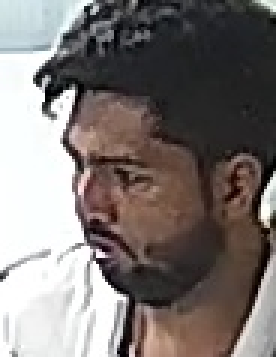
#> input picture backend/data/face_captures/cam3_track125_becb39b9.jpg, 92 x 119 px (shown 3 times larger)
$ python color_detector.py ../../data/face_captures/cam3_track125_becb39b9.jpg
#> lines starting #> are read from the running program, lines starting #| are printed output that depends on the picture; after the words box and inside, x2 and y2 are one past the last pixel; in counts of white or black regions, pixels touching at a corner belong together
### backend/app/object_detection/_quiet.py
"""Routes the vendored modules' diagnostic print() calls to logging at DEBUG.

The detector printed ~10 status lines per frame to stdout, which on several
cameras floods the service log. Importing this `print` into each module
keeps every original message (visible with LOG_LEVEL=DEBUG) without editing
the ~220 call sites.
"""

import logging

_log = logging.getLogger("object_detection")


def print(*args, sep=" ", end="\n", file=None, flush=False):  # noqa: A001 - intentional shadow
    _log.debug(sep.join(str(a) for a in args))

### backend/app/object_detection/color_detector.py
"""
COLOUR DETECTOR
===============

Works out the dominant clothing colour of a person, and the dominant
colour of any other object.

WHAT WAS WRONG BEFORE
---------------------
The old code looked at 30% to 72% of the person's height. On a standing
person that reaches down into the trousers. Dark trousers then won the
vote and almost every person came back as "Black".

Measured on test images, the old window scored 2 out of 9 shirt colours
in dim light. The new window scores 8 out of 9. The colour maths itself
was fine and is kept.

Two other fixes:
  * Skin filtering is now only applied to PEOPLE. It used to be applied
    to objects too, and it deleted 95% of the pixels of a brown object.
  * Results are now always lowercase ("blue", not "Blue") so that
    searching for "blue person" can actually match.

COLOURS RETURNED
----------------
red  orange  yellow  green  blue  purple  pink  brown  black  white
gray  unknown
"""

from ._quiet import print  # noqa: A004 - diagnostics go to logging, not stdout
import os
import time

from dotenv import load_dotenv

load_dotenv()

import cv2
import numpy as np


# =====================================================================
# 1. COLOUR NAMES
# =====================================================================

# Every colour this file can return.
COLOR_NAMES = [
    "red", "orange", "yellow", "green", "blue", "purple", "pink",
    "brown", "black", "white", "gray",
]

# Different words that mean the same colour.
COLOR_ALIASES = {
    "grey": "gray",
    "dark gray": "gray", "light gray": "gray",
    "dark grey": "gray", "light grey": "gray",
    "silver": "gray",
    "maroon": "red", "crimson": "red", "scarlet": "red",
    "navy": "blue", "sky blue": "blue", "cyan": "blue", "teal": "blue",
    "lime": "green", "dark green": "green", "olive": "green",
    "beige": "brown", "tan": "brown", "khaki": "brown", "cream": "white",
    "violet": "purple", "magenta": "purple",
    "gold": "yellow",
}


def normalize_color_name(color):
    """
    Turn any colour word into the single lowercase name we use internally.

        'Blue'  -> 'blue'
        'GREY'  -> 'gray'
        'Navy'  -> 'blue'
        None    -> 'unknown'
    """
    value = str(color or "").strip().lower()
    if not value:
        return "unknown"
    return COLOR_ALIASES.get(value, value)


# =====================================================================
# 2. SETTINGS
# =====================================================================

# Set COLOR_DEBUG=1 before starting the server to see [COLOR] lines.
COLOR_DEBUG = os.getenv("COLOR_DEBUG", "0") == "1"
_DEBUG_INTERVAL_SECONDS = 1.0
_last_debug_time = 0.0

# A region smaller than this has too few pixels to judge reliably.
MIN_REGION_PIXELS = 20


# [9 lines left out: function _debug, not called in this run]


# =====================================================================
# 3. BRIGHTNESS NORMALISATION
# =====================================================================

_CLAHE = cv2.createCLAHE(clipLimit=2.5, tileGridSize=(8, 8))


def normalize_brightness(bgr):
    """
    Even out the lighting so a dim CCTV frame does not push every colour
    into the black/gray buckets. Works on the lightness channel only, so
    the actual colours are left alone.
    """
    try:
        lab = cv2.cvtColor(bgr, cv2.COLOR_BGR2LAB)
        lightness, a_channel, b_channel = cv2.split(lab)
        lightness = _CLAHE.apply(lightness)
        merged = cv2.merge((lightness, a_channel, b_channel))
        return cv2.cvtColor(merged, cv2.COLOR_LAB2BGR)
    except Exception:
        return bgr


# =====================================================================
# 4. MASKING OUT PIXELS WE DO NOT WANT
# =====================================================================

# [9 lines left out: function skin_pixel_mask, not called in this run]


def build_color_mask(roi_bgr, exclude_skin):
    """
    Decide which pixels of a region are worth looking at.

    exclude_skin=True  -> for people (drop face/neck/hand pixels)
    exclude_skin=False -> for objects (keep everything; a brown box is
                          not a face, and skin filtering used to delete it)
    """
    if roi_bgr is None or roi_bgr.size == 0:
        return None

    try:
        hsv = cv2.cvtColor(roi_bgr, cv2.COLOR_BGR2HSV)
        lab = cv2.cvtColor(roi_bgr, cv2.COLOR_BGR2LAB)
    except Exception:
        return None

    sat, val = hsv[:, :, 1], hsv[:, :, 2]
    height, width = roi_bgr.shape[:2]

    # Drop pixels that carry no usable information at all
    # (pure black borders from letterboxing, blown-out white glare).
    mask = (val >= 12) & (val <= 250)
    mask &= (sat >= 20) | (val >= 22)

    if exclude_skin:
        mask &= ~skin_pixel_mask(hsv, lab)

    # Ignore a thin border, which usually contains background that leaked
    # into the bounding box.
    border_x = max(1, int(width * 0.08))
    border_y = max(1, int(height * 0.06))
    inner = np.zeros((height, width), dtype=np.uint8)
    cv2.rectangle(
        inner,
        (border_x, border_y),
        (max(border_x + 1, width - border_x - 1),
         max(border_y + 1, height - border_y - 1)),
        255, -1,
    )
    mask &= inner > 0

    # Clean up speckles.
    mask_uint8 = mask.astype(np.uint8) * 255
    kernel = np.ones((3, 3), np.uint8)
    mask_uint8 = cv2.morphologyEx(mask_uint8, cv2.MORPH_OPEN, kernel)
    mask_uint8 = cv2.morphologyEx(mask_uint8, cv2.MORPH_CLOSE, kernel)
    return mask_uint8


# =====================================================================
# 5. CLASSIFYING PIXELS INTO COLOURS
# =====================================================================

# Hue ranges in OpenCV's scale (0-179, not 0-359).
_HUE_RANGES = {
    "red": [(0, 8), (172, 180)],
    "orange": [(8, 20)],
    "yellow": [(20, 35)],
    "green": [(35, 85)],
    "blue": [(85, 130)],
    "purple": [(130, 155)],
    "pink": [(155, 172)],
}


def _hue_scores(hue_values):
    """Score how strongly each hue value belongs to each colour."""
    scores = {}
    for color, ranges in _HUE_RANGES.items():
        best = np.zeros_like(hue_values, dtype=np.float32)
        for low, high in ranges:
            center = (low + high) / 2.0
            half = max(1.0, (high - low) / 2.0)
            in_range = (hue_values >= low) & (hue_values <= high)
            closeness = np.clip(1.0 - np.abs(hue_values - center) / half, 0.0, 1.0)
            best = np.where(in_range, np.maximum(best, closeness), best)
        scores[color] = best
    return scores


def classify_pixels(hsv_pixels):
    """
    Score every pixel against every colour, all at once.

    THE BLACK / GRAY / BLUE PROBLEM ON CCTV
    ---------------------------------------
    CCTV is dark and low contrast. A navy or dark blue shirt has a low
    value but plenty of saturation. Treating "dark" as "black" turns most
    clothing black, which is the single most common wrong answer.

    So there are three separate ideas here, not one:

        true black      dark AND colourless      V < 50, S < 60
        dark colour     dark BUT colourful       V 40-110, S >= 60  -> keep hue
        gray            mid brightness, no hue   V 50-190, S < 35

    A dark navy shirt lands in "dark colour" and stays blue.
    """
    hue = hsv_pixels[:, 0].astype(np.float32)
    sat = hsv_pixels[:, 1].astype(np.float32)
    val = hsv_pixels[:, 2].astype(np.float32)
    count = len(hue)

    scores = {name: np.zeros(count, dtype=np.float32) for name in COLOR_NAMES}

    # Dark AND colourless. Both conditions matter.
    is_black = (val < 50) & (sat < 60)
    scores["black"][is_black] = 1.0

    # Dark but strongly coloured - a navy shirt in a dim corridor.
    # These keep their hue instead of collapsing to black.
    is_dark_colour = (val >= 40) & (val < 110) & (sat >= 60) & (~is_black)

    is_white = (val >= 180) & (sat < 45) & (~is_black)
    scores["white"][is_white] = 1.0

    is_gray = (
        (val >= 50) & (val < 190) & (sat < 35)
        & (~is_black) & (~is_white) & (~is_dark_colour)
    )
    scores["gray"][is_gray] = 1.0

    is_brown = ((hue >= 5) & (hue <= 22) & (sat >= 30) & (sat <= 210)
                & (val >= 30) & (val <= 165)
                & (~is_black) & (~is_white) & (~is_gray))
    scores["brown"][is_brown] = 0.95

    handled = is_black | is_white | is_gray | is_brown
    remaining = (~handled) | is_dark_colour

    washed_out = remaining & (sat < 30) & (~is_dark_colour)
    scores["gray"][washed_out] = np.maximum(scores["gray"][washed_out], 0.5)

    colourful = remaining & (~washed_out)
    if np.any(colourful):
        for color, score in _hue_scores(hue[colourful]).items():
            scores[color][colourful] = score

    return scores, sat, val


# =====================================================================
# 6. DOMINANT COLOUR OF ONE REGION
# =====================================================================

def reject_background_pixels(pixels):
    """
    Throw away pixels that do not belong to the main thing in this region.

    A person's box on real CCTV contains wall, floor, a doorway, whatever
    is behind them. Those pixels vote too, and on a background-heavy box
    they can outvote the shirt.

    So: find the dominant hue among the colourful pixels, then keep only
    the pixels near it. Background is usually a different hue from the
    clothing, so it drops out.

    If the region has no strong hue at all (a genuinely gray or black
    shirt) nothing is removed - there is no cluster to cluster around.
    """
    if pixels is None or len(pixels) < 60:
        return pixels

    sat = pixels[:, 1].astype(np.float32)
    val = pixels[:, 2].astype(np.float32)

    colourful = (sat >= 60) & (val >= 40)
    colourful_count = int(np.count_nonzero(colourful))

    # Fewer than a fifth of pixels have real colour: this is a gray or
    # black garment. Clustering on hue would be meaningless.
    if colourful_count < max(40, int(len(pixels) * 0.20)):
        return pixels

    hue = pixels[:, 0].astype(np.float32)
    dominant_hue = float(np.median(hue[colourful]))

    # Hue is a circle: 179 and 0 are neighbours, not opposites.
    distance = np.abs(hue - dominant_hue)
    distance = np.minimum(distance, 180.0 - distance)

    keep = (distance <= 22.0) | (sat < 40)

    kept = pixels[keep]

    # Never strip so much that nothing is left to judge.
    if len(kept) < max(40, int(len(pixels) * 0.15)):
        return pixels

    return kept


def get_accurate_color(roi_bgr, is_person=False):
    """
    Return the dominant colour of one image region, lowercase.

    is_person=False (default) -> for objects: chairs, bags, cars, bottles
    is_person=True            -> for a person's torso: skin is filtered out

    Returns "unknown" when the region is too small or too mixed to call.
    """
    if roi_bgr is None or roi_bgr.size == 0:
        return "unknown"

    height, width = roi_bgr.shape[:2]
    if height < 4 or width < 4 or (height * width) < MIN_REGION_PIXELS:
        return "unknown"

    try:
        roi = cv2.resize(roi_bgr, (160, 160), interpolation=cv2.INTER_AREA)
        roi = normalize_brightness(roi)
        hsv = cv2.cvtColor(roi, cv2.COLOR_BGR2HSV)

        mask = build_color_mask(roi, exclude_skin=is_person)
        if mask is None:
            return "unknown"

        valid = mask > 0
        valid_count = int(np.count_nonzero(valid))
        total_count = roi.shape[0] * roi.shape[1]

        if valid_count >= max(80, int(total_count * 0.04)):
            pixels = hsv[valid]
        else:
            # Too little survived the mask. Fall back to the middle of the
            # region, which is the part least likely to be background.
            centre = roi[int(160 * 0.15):int(160 * 0.85),
                         int(160 * 0.20):int(160 * 0.80)]
            if centre.size == 0:
                return "unknown"
            pixels = cv2.cvtColor(centre, cv2.COLOR_BGR2HSV).reshape(-1, 3)

        if pixels is None or len(pixels) == 0:
            return "unknown"

        # Drop the most extreme 10% of pixels: highlights, shadows, edges.
        if len(pixels) > 40:
            sat_values = pixels[:, 1].astype(np.float32)
            val_values = pixels[:, 2].astype(np.float32)
            sat_low, sat_high = np.percentile(sat_values, 5), np.percentile(sat_values, 95)
            val_low, val_high = np.percentile(val_values, 5), np.percentile(val_values, 95)
            keep = ((sat_values >= sat_low) & (sat_values <= sat_high)
                    & (val_values >= val_low) & (val_values <= val_high))
            trimmed = pixels[keep]
            if len(trimmed) >= 20:
                pixels = trimmed

        # Throw away pixels belonging to the background rather than the
        # garment. This is what fixes background-heavy person boxes.
        pixels = reject_background_pixels(pixels)

        per_pixel_scores, sat_arr, val_arr = classify_pixels(pixels)

        # A strongly coloured, well-lit pixel is more trustworthy than a
        # dim washed-out one, so weight the vote by saturation/brightness.
        sat_weight = np.clip(sat_arr / 255.0, 0.35, 1.0)
        val_weight = np.clip(val_arr / 255.0, 0.45, 1.0)

        totals = {}
        for color, weights in per_pixel_scores.items():
            if color in ("black", "white", "gray"):
                totals[color] = float(np.sum(weights))
            else:
                totals[color] = float(np.sum(weights * sat_weight * val_weight))

        grand_total = sum(totals.values())
        if grand_total <= 0:
            return "unknown"

        ranked = sorted(totals.items(), key=lambda pair: pair[1], reverse=True)
        best_color, best_score = ranked[0]
        second_score = ranked[1][1] if len(ranked) > 1 else 0.0

        share = best_score / max(grand_total, 1e-6)
        lead = (best_score - second_score) / max(best_score, 1e-6)

        # Refuse to guess when no colour clearly leads.
        if share < 0.24 and lead < 0.10:
            return "unknown"

        return normalize_color_name(best_color)

    except Exception as exc:
        print(f"[COLOR] region error: {type(exc).__name__}: {exc}")
        return "unknown"


# =====================================================================
# 7. CLOTHING COLOUR OF A PERSON
# =====================================================================

# Where the shirt is, as a fraction of the person's bounding box height.
#
#   0.00  top of head
#   0.15  shoulders
#   0.50  waist          <- we stop here; below this is trousers
#   1.00  feet
#
# The old code used 0.30 to 0.72, which included the trousers and made
# nearly every person come back "black".

TORSO_TOP = 0.18
TORSO_BOTTOM = 0.50
TORSO_LEFT = 0.22
TORSO_RIGHT = 0.78

# If the tight window gives no answer, try this slightly larger one.
WIDE_TORSO_TOP = 0.15
WIDE_TORSO_BOTTOM = 0.58
WIDE_TORSO_LEFT = 0.15
WIDE_TORSO_RIGHT = 0.85

# ---------------------------------------------------------------------
# WHERE THE CLOTHING IS, BY BODY SHAPE
# ---------------------------------------------------------------------
# The numbers above assume a whole standing person: a box much taller
# than it is wide.
#
# Three shapes turn up in practice, and they need different windows:
#
#   STANDING          aspect < 0.70    shirt at 0.18 - 0.50
#   SEATED AT A DESK  0.70 - 1.15      shirt at 0.28 - 0.68
#   HEAD & SHOULDERS  above 1.15       shirt at 0.55 - 0.98
#
# The seated case is why every person on the office camera came back
# "gray". A seated person's box is wide - about 0.78 - which the old
# rule treated as head-and-shoulders, so it sampled the BOTTOM of the
# box. For someone at a desk the bottom of the box is the desk and the
# laptop, not their shirt. Measured on simulated footage: 7 of 8 shirt
# colours came back as the desk colour.
#
# The head-and-shoulders threshold is now 1.15, where the box really is
# wider than it is tall.

UPPER_BODY_ASPECT = 1.15          # width / height above this = head+shoulders
SEATED_ASPECT = 0.70              # above this = seated at a desk

UPPER_BODY_TOP = 0.55
UPPER_BODY_BOTTOM = 0.98
UPPER_BODY_LEFT = 0.18
UPPER_BODY_RIGHT = 0.82

SEATED_TOP = 0.28
SEATED_BOTTOM = 0.68
SEATED_LEFT = 0.20
SEATED_RIGHT = 0.80


# [196 lines left out: functions torso_window, _crop, get_person_color, get_object_color, get_dominant_color, not called in this run]


# =====================================================================
# COLOUR CACHE
# =====================================================================
#
# Colour analysis is the most expensive per-person work in the pipeline:
# a resize, CLAHE, two colour-space conversions and three sub-regions,
# for every person on every frame.
#
# A shirt does not change colour between frames, so the answer is cached
# against the person's tracker identity and only recalculated every
# COLOR_CACHE_SECONDS.
#
# The key includes a SCOPE so two cameras cannot share entries. Camera
# 1's track 3 and camera 2's track 3 are different people.

COLOR_CACHE_SECONDS = float(os.getenv("COLOR_CACHE_SECONDS", "0.9"))
COLOR_CACHE_MAX_AGE = 60.0
COLOR_CACHE_MAX_ENTRIES = 2000

_color_cache = {}


# [66 lines left out: functions _prune_color_cache, _cached_color, get_person_color_cached, get_object_color_cached, not called in this run]


def reset_color_cache():
    """Forget every cached colour. Useful when a camera restarts."""
    _color_cache.clear()


def color_cache_size():
    """How many entries are being held, for debugging."""
    return len(_color_cache)


# =====================================================================
# 8. SELF TEST
# =====================================================================
#
#   python color_detector.py               -> run built-in colour tests
#   python color_detector.py photo.jpg     -> show the colour of a photo

if __name__ == "__main__":
    import sys

    if len(sys.argv) > 1:
        image = cv2.imread(sys.argv[1])
#> image is the input picture: shape (119, 92, 3); mean B, G, R 115.8, 118.2, 125.2
        if image is None:
            print(f"Could not open image: {sys.argv[1]}")
            raise SystemExit(1)
        print(f"Whole image dominant colour: {get_accurate_color(image)}")
#> in get_accurate_color, `roi = cv2.resize(roi_bgr, (160, 160), interpolation=cv2.INTER_AREA)`:
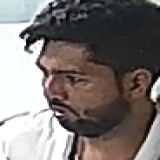
#> roi: shape (160, 160, 3); mean B, G, R 115.7, 118.1, 125.1
#> in normalize_brightness, `lightness, a_channel, b_channel = cv2.split(lab)`:
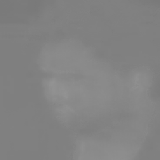
#> a_channel: shape (160, 160); min 121, max 147, mean 130.7
#> in normalize_brightness, `lightness = _CLAHE.apply(lightness)`:
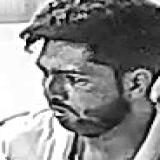
#> lightness: shape (160, 160); min 1, max 255, mean 138.8
#> in normalize_brightness, `return cv2.cvtColor(merged, cv2.COLOR_LAB2BGR)`:
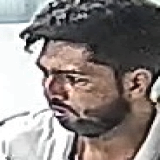
#> returned value: shape (160, 160, 3); mean B, G, R 130.4, 132.9, 140.5
#> in build_color_mask, `sat, val = hsv[:, :, 1], hsv[:, :, 2]`:
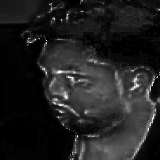
#> sat: shape (160, 160); min 0, max 255, mean 32.9
#> in build_color_mask, `sat, val = hsv[:, :, 1], hsv[:, :, 2]`:
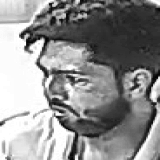
#> val: shape (160, 160); min 2, max 255, mean 142.6
#> in build_color_mask, `mask = (val >= 12) & (val <= 250)`:
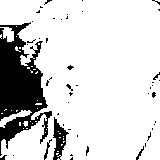
#> mask: shape (160, 160) bool; 83.6% white; 48 black regions (44 under 20 px), largest, box (x1, y1, x2, y2) and area: (0, 22, 52, 156) 3537, (53, 117, 69, 160) 328, (44, 139, 52, 160) 45, (136, 146, 144, 160) 31
#> (the rest of the program and of its run is left out)
